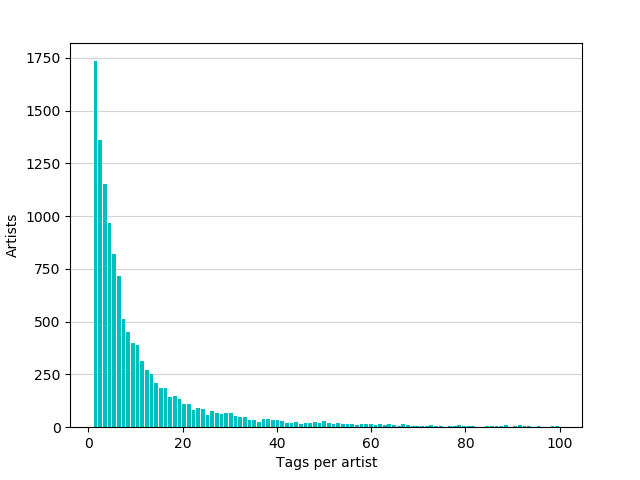
#> input picture data-analysis/tags-per-artist-100.png, 640 x 480 px
$ python -i machine-learning.py   (imports and definitions only)
#> lines starting #> are read from the running program, lines starting #| are printed output that depends on the picture
import numpy as np
import pandas as pd
import matplotlib.pyplot as plt
import codecs
import typing

from sklearn.model_selection import train_test_split
from sklearn.metrics import accuracy_score
from sklearn.neighbors import KNeighborsClassifier
from sklearn.tree import DecisionTreeClassifier
from sklearn.ensemble import RandomForestClassifier
from sklearn.naive_bayes import GaussianNB


"""
dataset
"""
# [1 line that did not run here, left out]
# [1 line that did not run here, left out]

# [4 lines not run here, left out]

# [1 line that did not run here, left out]

# [1 line that did not run here, left out]
# [1 line that did not run here, left out]
# [1 line that did not run here, left out]

"""
final generated table
user_id / tag1 / tag2 / tag3 / tag4 / tag5 / artist_id
"""
# [1 line that did not run here, left out]

"""
Function that replaces tag and artist IDs with names for better visualization of the data.
"""
def visualization(data: pd.DataFrame) -> pd.DataFrame:
    data = data.merge(tags, left_on = "tag1", right_on = "tagid")
    data = data.drop("tag1", axis = 1).rename(columns = {"tag": "tag1"})
    data = data.merge(tags, left_on = "tag2", right_on = "tagid")
    data = data.drop("tag2", axis = 1).rename(columns = {"tag": "tag2"})
    data = data.merge(tags, left_on = "tag3", right_on = "tagid")
    data = data.drop("tag3", axis = 1).rename(columns = {"tag": "tag3"})
    data = data.merge(tags, left_on = "tag4", right_on = "tagid")
    data = data.drop("tag4", axis = 1).rename(columns = {"tag": "tag4"})
    data = data.merge(tags, left_on = "tag5", right_on = "tagid")
    data = data.drop("tag5", axis = 1).rename(columns = {"tag": "tag5"})
    data = data.merge(artists, on = "artist_id")
    data = data.drop("artist_id", axis = 1).rename(columns = {"name": "artist_name"})
    data = data[["user_id", "tag1", "tag2", "tag3", "tag4", "tag5", "artist_name"]]
    data.sort_values(by = "user_id")

    return data


# [1 line that did not run here, left out]

"""
machine learning!!
"""
train: pd.DataFrame
test: pd.DataFrame
# [1 line that did not run here, left out]
# [1 line that did not run here, left out]
# [1 line that did not run here, left out]
# [1 line that did not run here, left out]
# [1 line that did not run here, left out]

# KNN
KNN = KNeighborsClassifier(n_neighbors = 7)
# [1 line not run here, left out]
# [1 line that did not run here, left out]

# [1 line that did not run here, left out]
# [1 line not run here, left out]

# Decision Tree (MEMORY ERROR)
"""
DT = DecisionTreeClassifier(max_depth = 20)
DT.fit(X_train, y_train)
dt_predictions = DT.predict(X_test)

dt_accuracy = accuracy_score(y_test, dt_predictions)
print(f"DT accuracy: {dt_accuracy}")
"""

# Random Forest (MEMORY ERROR)
"""
RF = RandomForestClassifier()
RF.fit(X_train, y_train)
rf_predictions = RF.predict(X_test)

rf_accuracy = accuracy_score(y_test, rf_predictions)
print(f"RF accuracy: {rf_accuracy}")
"""

# Gaussian Naive-Bayes (MEMORY ERROR)
"""
GNB = GaussianNB()
GNB.fit(X_train, y_train)
gnb_predictions = GNB.predict(X_test)

gnb_accuracy = accuracy_score(y_test, gnb_predictions)
print(f"GNB accuracy: {gnb_accuracy}")
"""

>>> import cv2
>>> picture = cv2.imread('../data-analysis/tags-per-artist-100.png', cv2.IMREAD_GRAYSCALE)
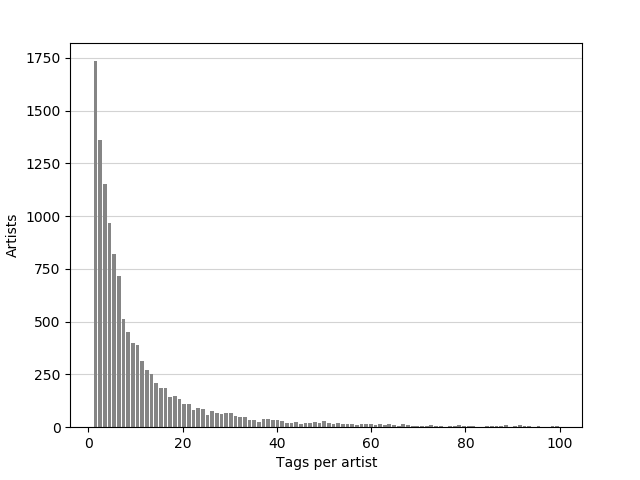
#> picture: shape (480, 640); min 0, max 255, mean 247.8
#> (the run stopped early here; a loop or call above may not have finished)
